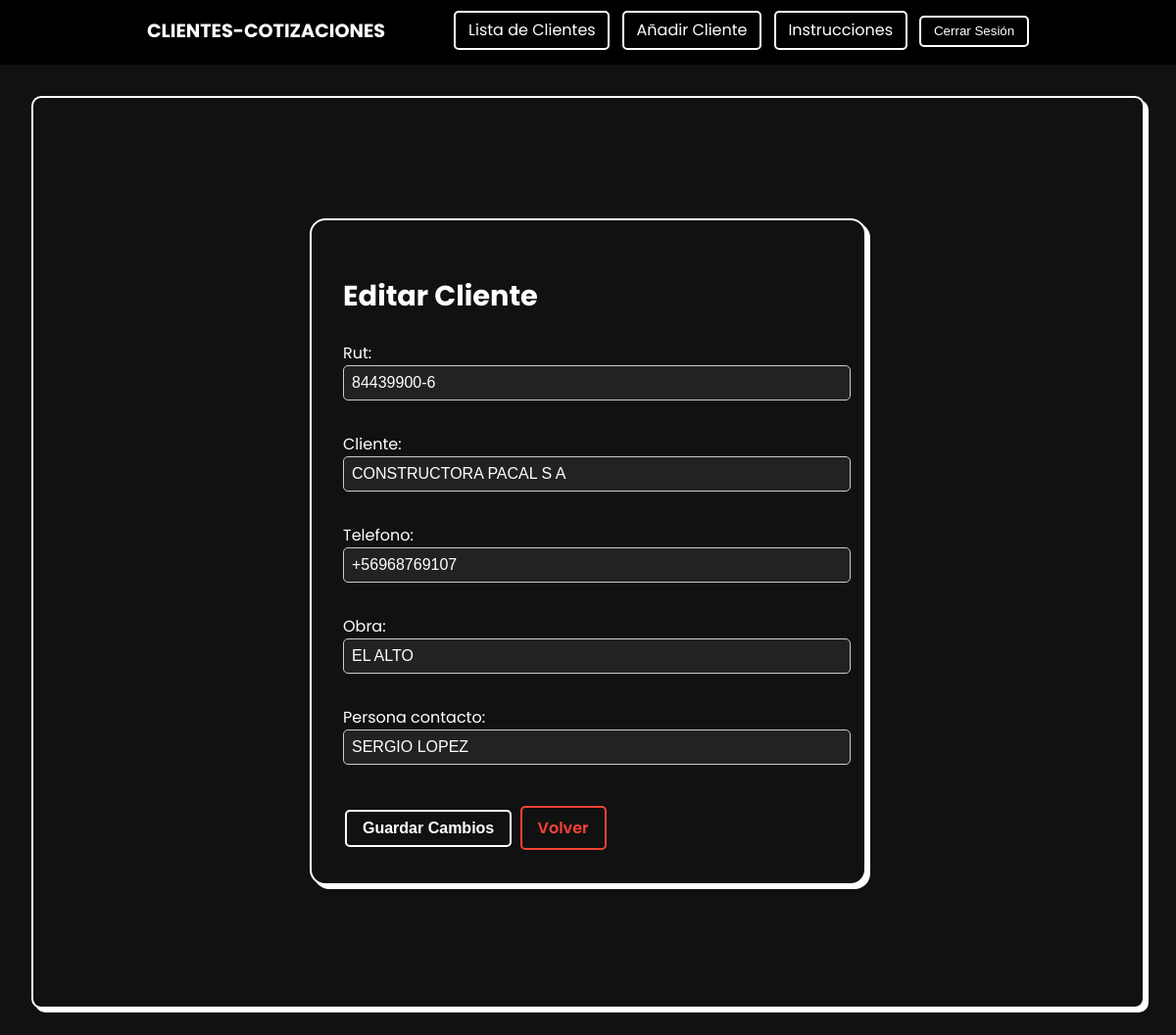
Screenshot of /cliente/editar/41/ (signed in) with the database file from the repository.
### app/models.py (models this page shows, shortened)
class Cliente(models.Model):
    Rut = models.CharField(max_length=12)
    cliente = models.CharField(max_length=100)
    telefono = models.CharField(validators=[telefono_validator], max_length=12, blank=True, null=True, default='')
    obra = models.CharField(max_length=50, blank=True, null=True, default='')
    persona_contacto = models.CharField(max_length=50)

### app/views.py (the view)
# urls.py: path('cliente/editar/<int:pk>/', views.Editar_Cliente.as_view(), name='editar_cliente'),
@method_decorator(user_passes_test(lambda u: u.is_superuser), name='dispatch')
class Editar_Cliente(LoginRequiredMixin, UserPassesTestMixin, UpdateView):
    def test_func(self):
        return self.request.user.is_superuser
    model = Cliente
    form_class = ClienteForm
    template_name = "clientes/editar_cliente.html"
    success_url = reverse_lazy('listar_clientes')

### app/forms.py
class ClienteForm(forms.ModelForm):
    class Meta:
        model = Cliente
        fields = ['Rut', 'cliente', 'telefono', 'obra', 'persona_contacto']
        widgets = {
            'Rut': forms.TextInput(attrs={'class': 'form-control'}),
            'cliente': forms.TextInput(attrs={'class': 'form-control'}),
            'telefono': forms.TextInput(attrs={'class': 'form-control'}),
            'obra': forms.TextInput(attrs={'class': 'form-control'}),
            'persona_contacto': forms.TextInput(attrs={'class': 'form-control'}),
        }

### app/templates/clientes/editar_cliente.html (shortened to what this page needs)
{% extends "clientes/base.html" %}
{% load static %}
{% block content %}
<div class="wrapper">
    <div class="card edit-card">
        <h2 class="title text-center mb-4">
             Editar Cliente
        </h2>
        <form method="post" class="needs-validation">
            <div class="form-fields mb-4">
                {{ form.as_p }}
            </div>
            <div class="form-actions text-center">
                <button type="submit" class="btn-glitch btn-glitch-primary">
                     Guardar Cambios
                </button>
                <a href="{% url 'listar_clientes' %}" class="btn-glitch btn-glitch-secondary ms-2">
                     Volver
                </a>
            </div>
        </form>
    </div>
</div>
{% endblock %}

### app/templates/clientes/editar_cliente.html (style rules this page uses)
.wrapper { display: flex; justify-content: center; align-items: center; min-height: 50rem; padding: 2rem; font-family: 'Poppins', sans-serif; background-color: #111; }
.card.edit-card { background-color: #111; border: 0.125rem solid #fff; border-radius: 1rem; padding: 2rem; width: 100%; max-width: 31.25rem; box-shadow: 0.25rem 0.25rem #fff; color: #fff; }
.title { font-size: 1.8rem; font-weight: 700; margin-bottom: 1.5rem; }
.form-fields p { margin-bottom: 1rem; }
.form-fields input, .form-fields select, .form-fields textarea { width: 100%; padding: 0.5rem; margin-bottom: 1rem; border-radius: 0.3125rem; border: 0.0625rem solid #ccc; background-color: #222; color: #fff; font-size: 1rem; }
.form-actions { margin-top: 1.5rem; }
.btn-glitch { display: inline-block; padding: 0.5rem 1rem; margin: 0.125rem; border-radius: 0.3125rem; font-weight: 600; text-decoration: none; transition: all 0.3s; font-size: 1rem; }
.btn-glitch-primary { border: 0.125rem solid #fff; background-color: #111; color: #fff; }
.btn-glitch-secondary { border: 0.125rem solid #f44336; background-color: #111; color: #f44336; }

### app/templates/clientes/base.html (style rules this page uses)
body { margin: 0; font-family: 'Poppins', sans-serif; background-color: #111; color: #fff; }
.card { background-color: #111; border: 0.125rem solid #fff; border-radius: 0.625rem; padding: 2rem; width: 100%; max-width: 90rem; box-shadow: 0.25rem 0.25rem #fff; }

### rows the page displays
Cliente: Rut "84439900-6", cliente "CONSTRUCTORA PACAL S A", telefono "+56968769107", obra "EL ALTO", persona_contacto "SERGIO LOPEZ"
